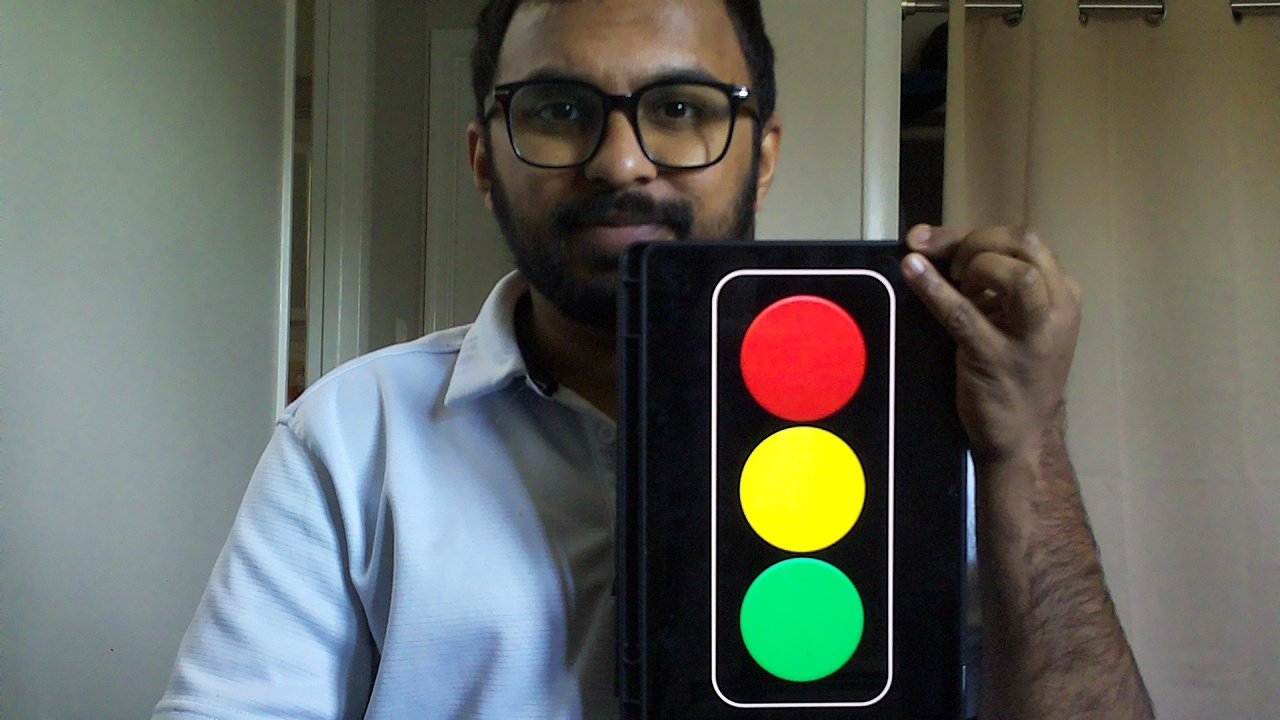
#> input picture assets/images/traffic_light.jpg, 1280 x 720 px, found by its file name
$ python hsv_masking.py
#> lines starting #> are read from the running program, lines starting #| are printed output that depends on the picture; after the words box and inside, x2 and y2 are one past the last pixel; in counts of white or black regions, pixels touching at a corner belong together
import cv2 as cv
import numpy as np


image = cv.imread('assets/images/traffic_light.jpg')
#> image is the input picture: shape (720, 1280, 3); mean B, G, R 93.7, 101.4, 97.9

red_lower = np.array([160, 80, 40])
red_upper = np.array([179, 255, 255])
yellow_lower = np.array([20, 157, 40])
yellow_upper = np.array([40, 255, 255])
green_lower = np.array([45, 80, 70])
green_upper = np.array([95, 255, 255])

hsv_image = cv.cvtColor(image, cv.COLOR_BGR2HSV)
#> hsv_image: shape (720, 1280, 3); mean H, S, V 64.8, 69.7, 112.4

# masks
mask_red = cv.inRange(hsv_image, red_lower, red_upper)
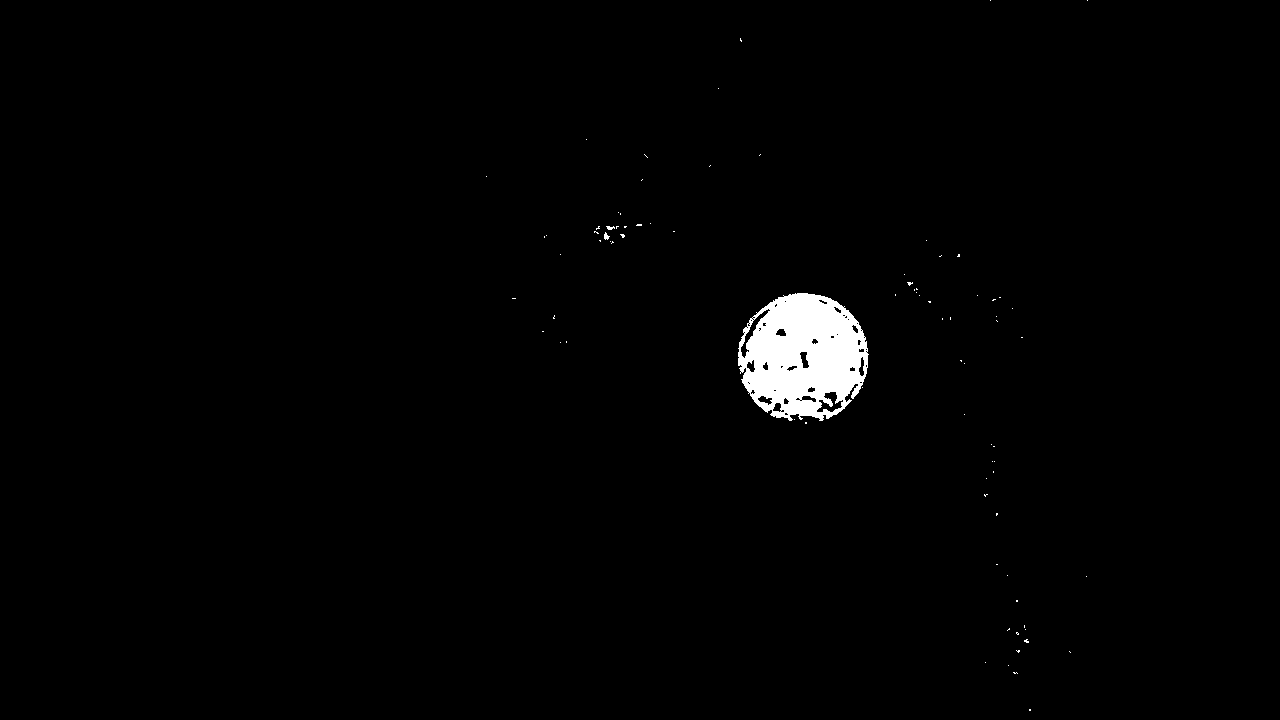
#> mask_red: shape (720, 1280); 1.3% white; 83 white regions (80 under 20 px), largest, box (x1, y1, x2, y2) and area: (738, 293, 869, 421) 11786, (604, 232, 610, 240) 28, (606, 226, 615, 230) 24
mask_yellow = cv.inRange(hsv_image, yellow_lower, yellow_upper)
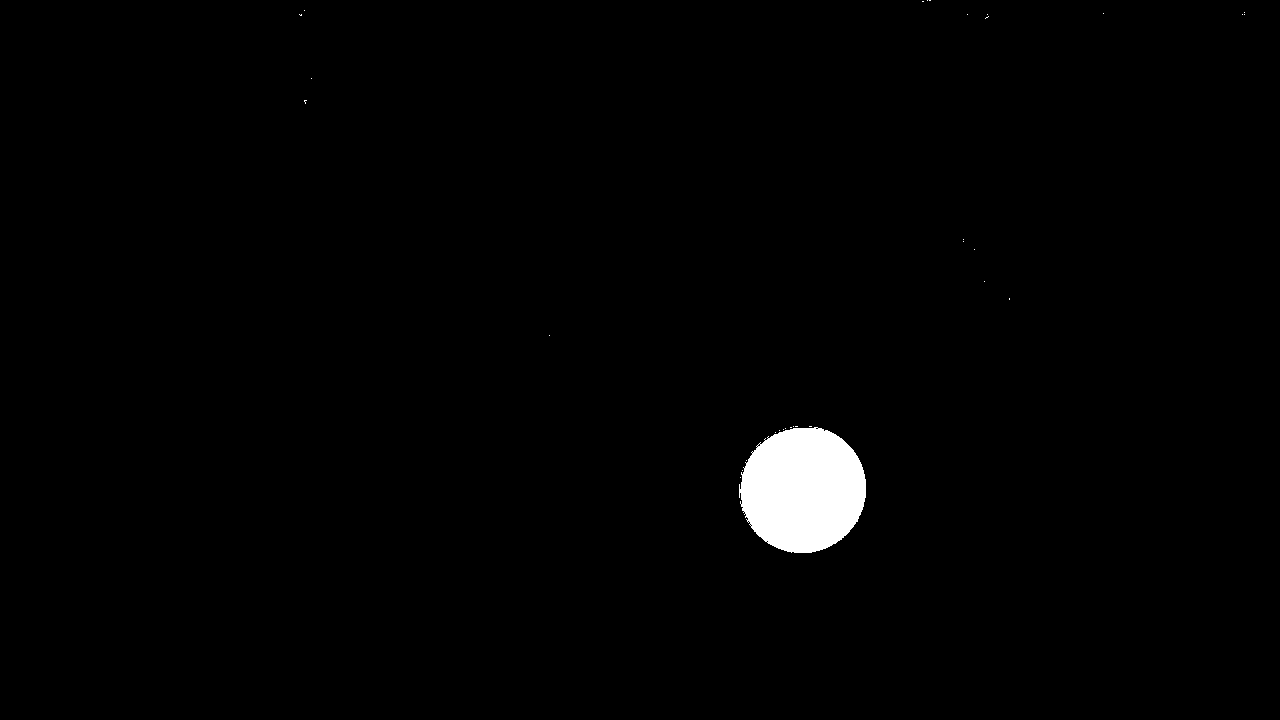
#> mask_yellow: shape (720, 1280); 1.4% white; 32 white regions (31 under 20 px), largest, box (x1, y1, x2, y2) and area: (739, 427, 866, 553) 12515
mask_green = cv.inRange(hsv_image, green_lower, green_upper)
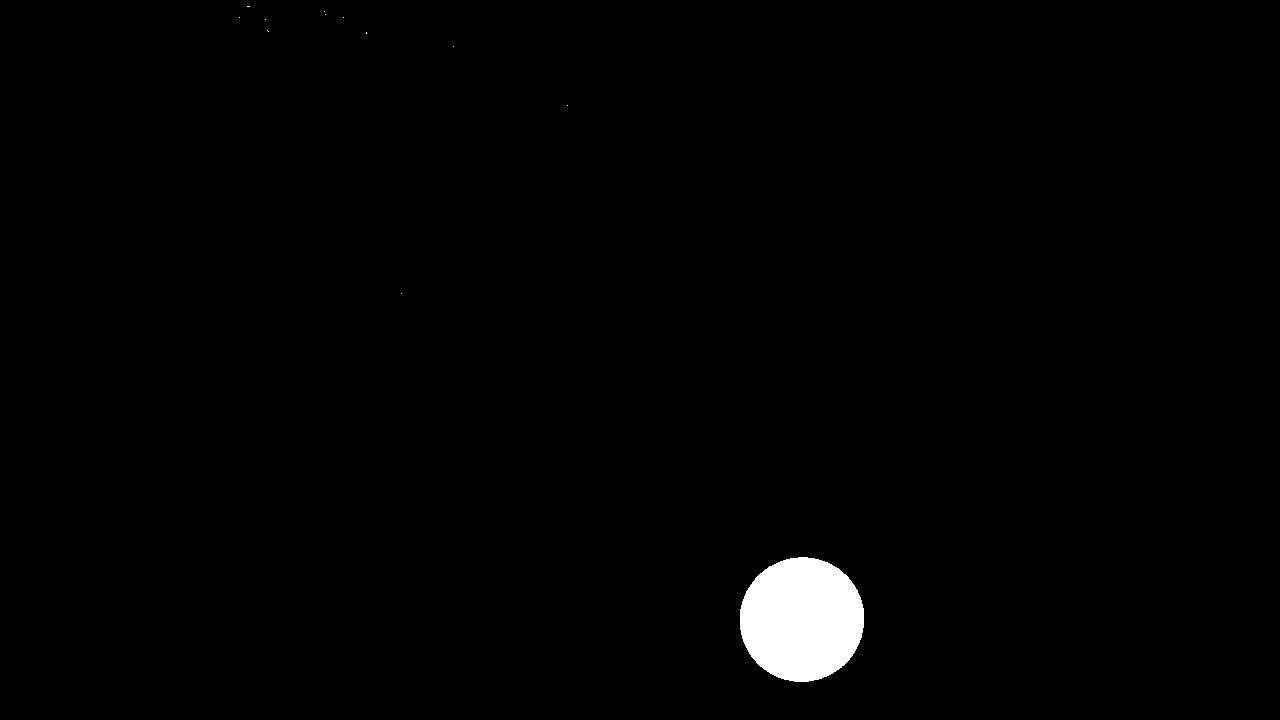
#> mask_green: shape (720, 1280); 1.3% white; 12 white regions (11 under 20 px), largest, box (x1, y1, x2, y2) and area: (740, 557, 864, 682) 12207

# Images after applying mask
red_image = cv.bitwise_and(image, image, mask=mask_red)
yellow_image = cv.bitwise_and(image, image, mask=mask_yellow)
green_image = cv.bitwise_and(image, image, mask=mask_green)

# Converting to same color channels for stacking
hsv_display = cv.cvtColor(hsv_image, cv.COLOR_HSV2BGR)
mask_red_3 = cv.cvtColor(mask_red, cv.COLOR_GRAY2BGR)
mask_yellow_3 = cv.cvtColor(mask_yellow, cv.COLOR_GRAY2BGR)
mask_green_3 = cv.cvtColor(mask_green, cv.COLOR_GRAY2BGR)

# Stack
stacked = np.hstack((
    image,
    hsv_image,
    mask_red_3,
    red_image,
    mask_yellow_3,
    yellow_image,
    mask_green_3,
    green_image
))
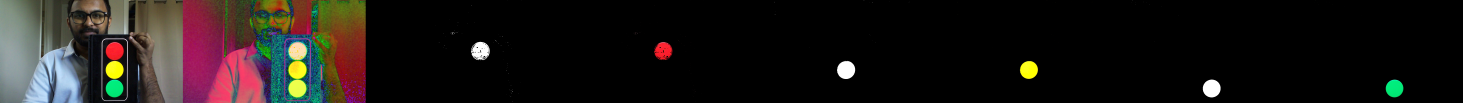
#> stacked: shape (720, 10240, 3) (shown at 1/7 size); mean B, G, R 21.4, 23.5, 28.4

cv.imshow('All Outputs | HSV ', stacked)
cv.waitKey(0)
cv.destroyAllWindows()

$ run again, with assets/images/all_objects.jpg copied over assets/images/traffic_light.jpg
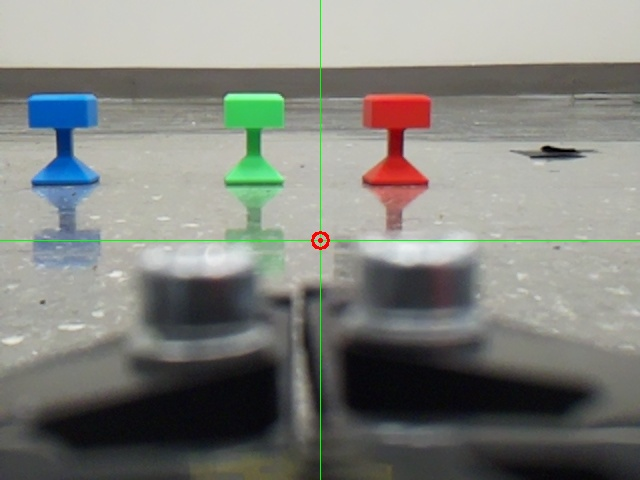
#> input picture assets/images/all_objects.jpg, 640 x 480 px, found by its file name
#> image is the input picture: shape (480, 640, 3); mean B, G, R 125.1, 130.5, 128.9
#> hsv_image: shape (480, 640, 3); mean H, S, V 52, 30.6, 135.7
#> `mask_red = cv.inRange(hsv_image, red_lower, red_upper)`:
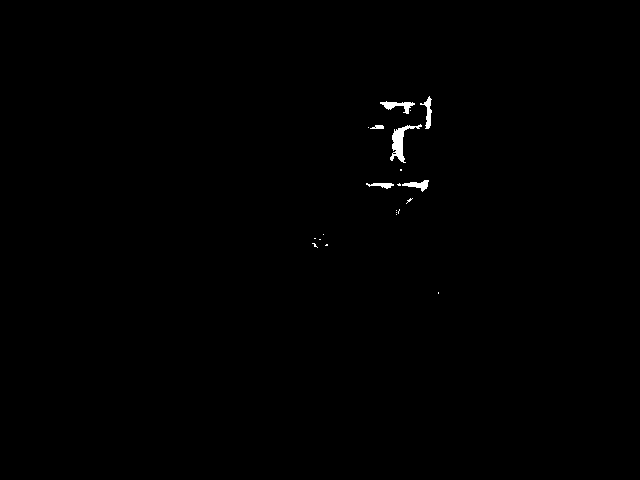
#> mask_red: shape (480, 640); 0.35% white; 21 white regions (15 under 20 px), largest, box (x1, y1, x2, y2) and area: (390, 124, 422, 163) 390, (380, 101, 415, 114) 191, (420, 96, 432, 129) 155, (402, 180, 429, 192) 146, (366, 183, 394, 189) 95, (370, 125, 384, 129) 42
#> mask_yellow: shape (480, 640); every value is 0
#> mask_green: shape (480, 640); 2.2% white; 10 white regions (5 under 20 px), largest, box (x1, y1, x2, y2) and area: (224, 92, 285, 207) 4331, (0, 239, 310, 243) 760, (319, 251, 323, 480) 633, (331, 240, 640, 242) 618, (319, 0, 323, 230) 503
#> yellow_image: shape (480, 640, 3); every value is 0
#> `stacked = np.hstack(( image, hsv_image, mask_red_3, red_image, mask_ye..`:
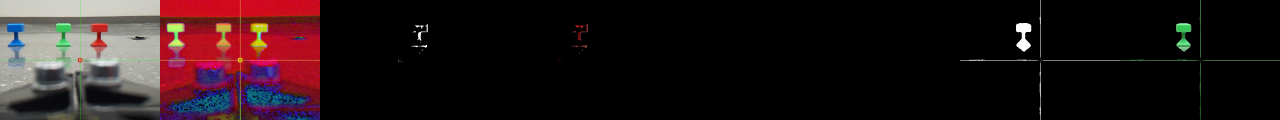
#> stacked: shape (480, 5120, 3) (shown at 1/4 size); mean B, G, R 23.3, 21.5, 34.2

$ run again, with assets/images/blue.jpg copied over assets/images/traffic_light.jpg
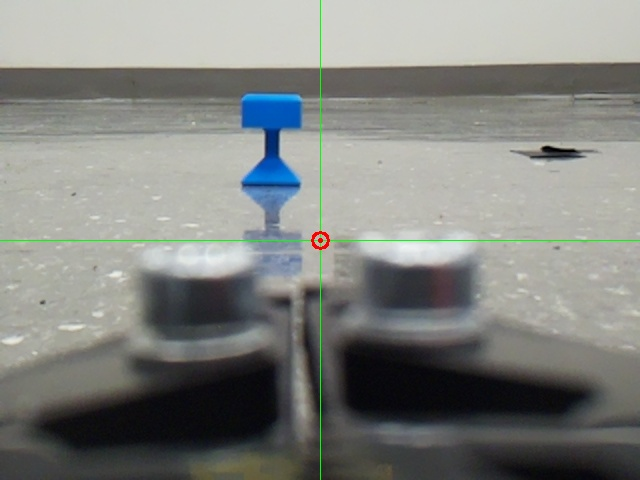
#> input picture assets/images/blue.jpg, 640 x 480 px, found by its file name
#> image is the input picture: shape (480, 640, 3); mean B, G, R 128.4, 132.3, 130.1
#> hsv_image: shape (480, 640, 3); mean H, S, V 52, 24.7, 135.3
#> `mask_red = cv.inRange(hsv_image, red_lower, red_upper)`:
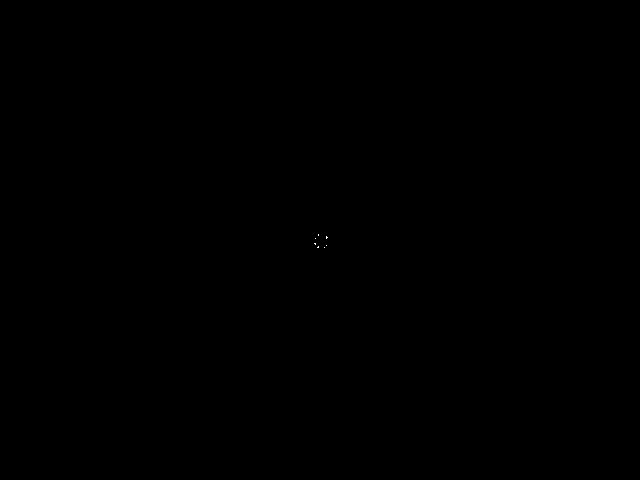
#> mask_red: shape (480, 640); 0% white in thin lines or dots, all inside (x1, y1, x2, y2) = (314, 234, 328, 248)
#> mask_yellow: shape (480, 640); every value is 0
#> mask_green: shape (480, 640); 0.77% white in thin lines or dots
#> yellow_image: shape (480, 640, 3); every value is 0
#> mask_green_3: shape (480, 640, 3); 0.77% white in thin lines or dots
#> `stacked = np.hstack(( image, hsv_image, mask_red_3, red_image, mask_ye..`:
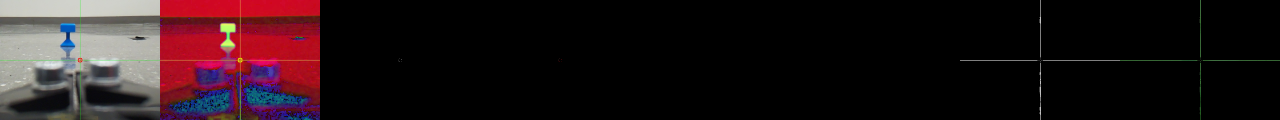
#> stacked: shape (480, 5120, 3) (shown at 1/4 size); mean B, G, R 22.9, 20, 33.5
